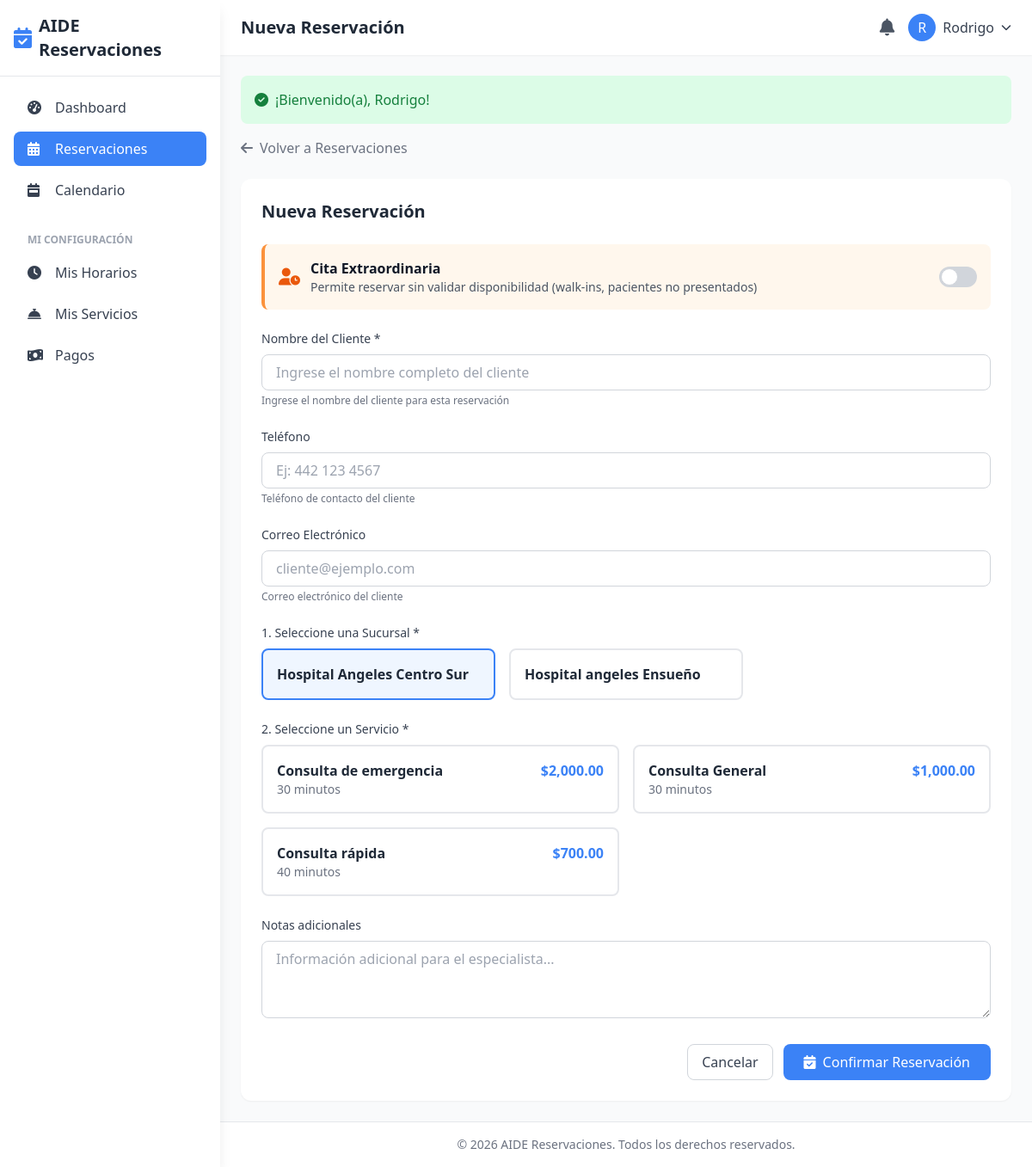
The app's page /reservaciones/nueva (signed in), older data.
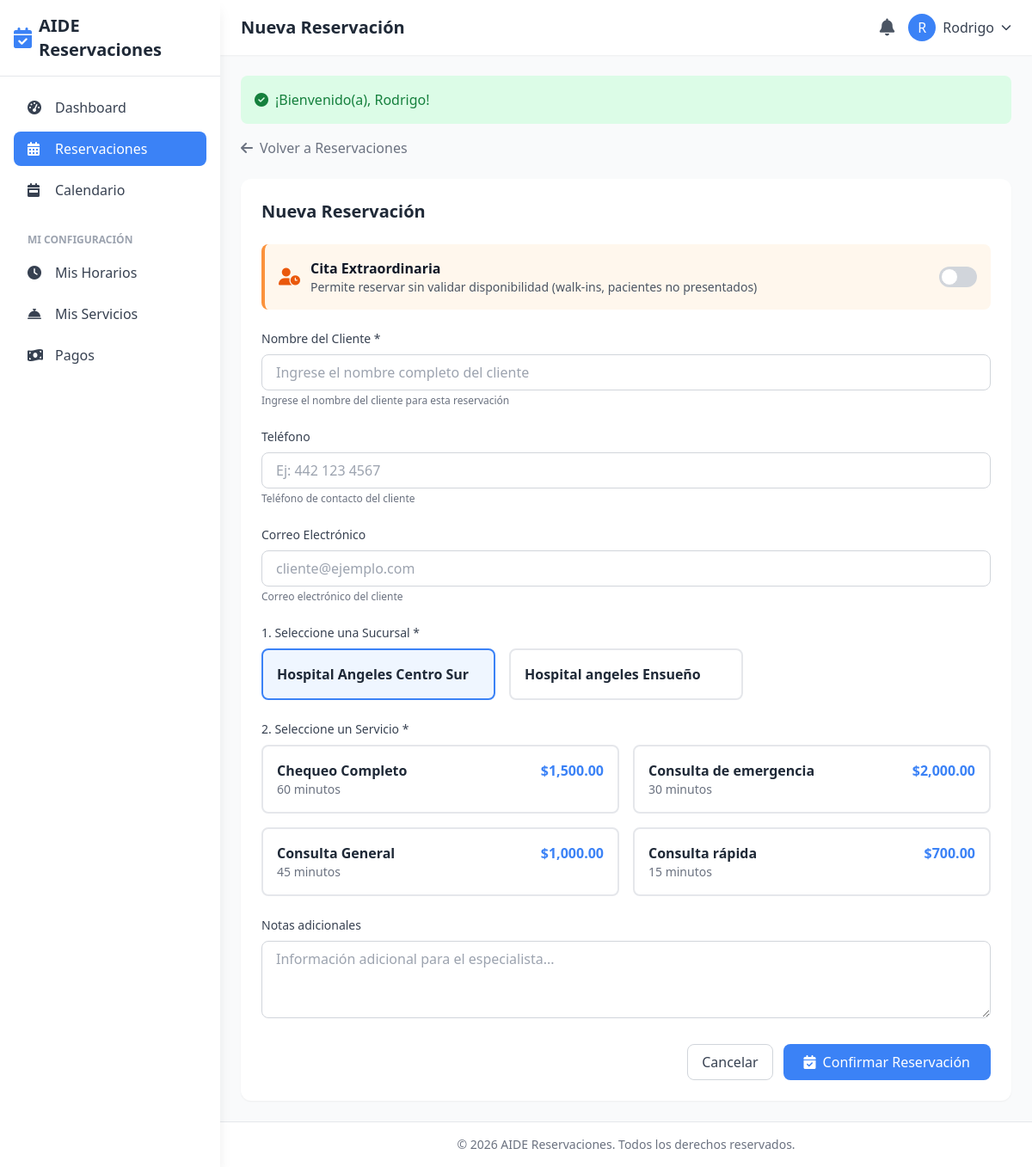
The same page, newer data.
### tables this page shows
CREATE TABLE `especialistas` (
  `id` int(11) NOT NULL,
  `usuario_id` int(11) NOT NULL,
  `sucursal_id` int(11) NOT NULL,
  `profesion` varchar(100) DEFAULT NULL,
  `especialidad` varchar(150) DEFAULT NULL,
  `descripcion` text,
  `experiencia_anos` int(11) DEFAULT '0',
  `tarifa_base` decimal(10,2) DEFAULT '0.00',
  `duracion_cita_default` int(11) DEFAULT '30' COMMENT 'minutos',
  `calificacion_promedio` decimal(3,2) DEFAULT '0.00',
  `total_resenas` int(11) DEFAULT '0',
  `foto` varchar(255) DEFAULT NULL,
  `activo` tinyint(1) DEFAULT '1',
  `created_at` timestamp NOT NULL DEFAULT CURRENT_TIMESTAMP,
  `updated_at` timestamp NOT NULL DEFAULT CURRENT_TIMESTAMP ON UPDATE CURRENT_TIMESTAMP
);

CREATE TABLE `sucursales` (
  `id` int(11) NOT NULL,
  `nombre` varchar(150) NOT NULL,
  `direccion` text,
  `ciudad` varchar(100) DEFAULT NULL,
  `estado` varchar(100) DEFAULT NULL,
  `codigo_postal` varchar(10) DEFAULT NULL,
  `telefono` varchar(20) DEFAULT NULL,
  `email` varchar(150) DEFAULT NULL,
  `zona_horaria` varchar(50) DEFAULT 'America/Mexico_City',
  `horario_apertura` time DEFAULT '08:00:00',
  `horario_cierre` time DEFAULT '20:00:00',
  `dias_laborales` varchar(50) DEFAULT '1,2,3,4,5,6' COMMENT 'Días de la semana (1=Lunes, 7=Domingo)',
  `latitud` decimal(10,8) DEFAULT NULL,
  `longitud` decimal(11,8) DEFAULT NULL,
  `imagen` varchar(255) DEFAULT NULL,
  `activo` tinyint(1) DEFAULT '1',
  `created_at` timestamp NOT NULL DEFAULT CURRENT_TIMESTAMP,
  `updated_at` timestamp NOT NULL DEFAULT CURRENT_TIMESTAMP ON UPDATE CURRENT_TIMESTAMP,
  `color` varchar(7) DEFAULT '#3B82F6'
);

CREATE TABLE `especialistas_servicios` (
  `id` int(11) NOT NULL,
  `especialista_id` int(11) NOT NULL,
  `servicio_id` int(11) NOT NULL,
  `precio_personalizado` decimal(10,2) DEFAULT NULL,
  `duracion_personalizada` int(11) DEFAULT NULL,
  `activo` tinyint(1) DEFAULT '1',
  `visible_chatbot` tinyint(1) DEFAULT '1',
  `es_emergencia` tinyint(1) DEFAULT '0' COMMENT '1 si el servicio solo está disponible en horarios de emergencia, 0 si está disponible en horarios normales'
);

CREATE TABLE `servicios` (
  `id` int(11) NOT NULL,
  `categoria_id` int(11) NOT NULL,
  `nombre` varchar(150) NOT NULL,
  `descripcion` text,
  `duracion_minutos` int(11) DEFAULT '30',
  `precio` decimal(10,2) DEFAULT '0.00',
  `precio_oferta` decimal(10,2) DEFAULT NULL,
  `imagen` varchar(255) DEFAULT NULL,
  `activo` tinyint(1) DEFAULT '1',
  `created_at` timestamp NOT NULL DEFAULT CURRENT_TIMESTAMP,
  `updated_at` timestamp NOT NULL DEFAULT CURRENT_TIMESTAMP ON UPDATE CURRENT_TIMESTAMP
);

### app/controllers/ReservationController.php (called while the page is built, shortened)
<?php
require_once __DIR__ . '/BaseController.php';
class ReservationController extends BaseController {
    public function create() {
        $user = currentUser();
        $error = '';
        $branches = [];
        $currentSpecialistId = null;
        $currentSpecialistBranchId = null;
        if ($user['rol_id'] == ROLE_SPECIALIST) {
            $specialistRecords = $this->db->fetchAll(
                "SELECT e.id, e.sucursal_id, s.nombre, s.direccion
                 FROM especialistas e
                 JOIN sucursales s ON e.sucursal_id = s.id
                 WHERE e.usuario_id = ? AND e.activo = 1
                 ORDER BY s.nombre",
                [$user['id']]
            );
            foreach ($specialistRecords as $record) {
                $branches[] = [
                    'id' => $record['sucursal_id'],
                    'nombre' => $record['nombre'],
                    'direccion' => $record['direccion']
                ];
            }
            if (!empty($specialistRecords)) {
                $currentSpecialistBranchId = $specialistRecords[0]['sucursal_id'];
                $currentSpecialistId = $specialistRecords[0]['id'];
            }
            $branchSpecialistMap = [];
            foreach ($specialistRecords as $record) {
                $branchSpecialistMap[$record['sucursal_id']] = $record['id'];
            }
        } else {
            $branches = $this->db->fetchAll("SELECT id, nombre, direccion FROM sucursales WHERE activo = 1 ORDER BY nombre");
        }
        $clients = [];
        $step = $this->get('step') ?: 1;
        $sucursal_id = $this->get('sucursal_id');
        $especialista_id = $this->get('especialista_id');
        $servicio_id = $this->get('servicio_id');
        $fecha = $this->get('fecha');
        $specialists = [];
        $services = [];
        $availableSlots = [];
        if ($user['rol_id'] == ROLE_SPECIALIST && $currentSpecialistId) {
            $especialista_id = $currentSpecialistId;
            $services = $this->db->fetchAll(
                "SELECT s.*, es.precio_personalizado, es.duracion_personalizada,
                 COALESCE(es.precio_personalizado, s.precio) as precio,
                 COALESCE(es.duracion_personalizada, s.duracion_minutos) as duracion_minutos
                 FROM servicios s
                 JOIN especialistas_servicios es ON s.id = es.servicio_id
                 WHERE es.especialista_id = ? AND s.activo = 1 AND es.activo = 1
                 ORDER BY s.nombre",
                [$especialista_id]
            );
        }
        $this->render('reservations/create', [
            'title' => 'Nueva Reservación',
            'branches' => $branches,
            'clients' => $clients,
            'specialists' => $specialists,
            'services' => $services,
            'availableSlots' => $availableSlots,
            'step' => $step,
            'selectedBranch' => $sucursal_id ?: $currentSpecialistBranchId,
            'selectedSpecialist' => $especialista_id,
            'selectedService' => $servicio_id,
            'selectedDate' => $fecha,
            'currentSpecialistId' => $currentSpecialistId,
            'branchSpecialistMap' => $branchSpecialistMap ?? [],
            'user' => $user,
            'error' => $error
        ]);
    }
}

### helpers/functions.php (called while the page is built, shortened)
<?php
function url($path = '') {
    return BASE_URL . '/' . ltrim($path, '/');
}
function e($text) {
    return htmlspecialchars($text ?? '', ENT_QUOTES, 'UTF-8');
}
function isLoggedIn() {
    return isset($_SESSION['user_id']);
}
function currentUser() {
    if (isLoggedIn()) {
        return $_SESSION['user'] ?? null;
    }
    return null;
}
function formatMoney($amount) {
    return '$' . number_format($amount, 2);
}

### config/database.php (called while the page is built, shortened)
<?php
class Database {
    private static $instance = null;
    private $connection;
    private function __construct() {
        try {
            $dsn = "mysql:host=" . DB_HOST . ";dbname=" . DB_NAME . ";charset=" . DB_CHARSET;
            $options = [
                PDO::ATTR_ERRMODE => PDO::ERRMODE_EXCEPTION,
                PDO::ATTR_DEFAULT_FETCH_MODE => PDO::FETCH_ASSOC,
                PDO::ATTR_EMULATE_PREPARES => false,
            ];
            $this->connection = new PDO($dsn, DB_USER, DB_PASS, $options);
            $this->connection->exec("SET NAMES utf8mb4");
            $this->connection->exec("SET CHARACTER SET utf8mb4");
        } catch (PDOException $e) {
            die("Error de conexión a la base de datos: " . $e->getMessage());
        }
    }
    public static function getInstance() {
        if (self::$instance === null) {
            self::$instance = new self();
        }
        return self::$instance;
    }
    public function query($sql, $params = []) {
        $stmt = $this->connection->prepare($sql);
        $stmt->execute($params);
        return $stmt;
    }
    public function fetchAll($sql, $params = []) {
        return $this->query($sql, $params)->fetchAll();
    }
}

### app/views/reservations/create.php (the view, shortened to what the changed rows need)
<div class="max-w-4xl mx-auto">
    <div class="bg-white rounded-xl shadow-sm p-6">
        <h2 class="text-xl font-bold text-gray-800 mb-6">Nueva Reservaci&oacute;n</h2>
        <form method="POST" action="<?= url('/reservaciones/nueva') ?>" id="reservationForm">
            <?php if ($user['rol_id'] == ROLE_SPECIALIST): ?>
            <div class="mb-6">
                <?php if (count($branches) == 1): ?>
                <input type="hidden" name="sucursal_id" value="<?= $branches[0]['id'] ?>">
                <div class="p-4 bg-blue-50 border border-blue-200 rounded-lg">
                    <h4 class="font-semibold text-gray-800"><i class="fas fa-building mr-2 text-blue-600"></i><?= e($branches[0]['nombre']) ?></h4>
                    <?php if (!empty($branches[0]['direccion'])): ?>
                    <p class="text-sm text-gray-600 mt-1"><?= e($branches[0]['direccion']) ?></p>
                    <?php endif; ?>
                </div>
                <?php else: ?>
                <div class="grid grid-cols-1 md:grid-cols-3 gap-4">
                    <?php foreach ($branches as $branch): ?>
                    <label class="relative">
                        <div class="p-4 border-2 rounded-lg cursor-pointer peer-checked:border-primary peer-checked:bg-blue-50 hover:border-gray-400">
                            <h4 class="font-semibold text-gray-800"><?= e($branch['nombre']) ?></h4>
                        </div>
                    </label>
                    <?php endforeach; ?>
                </div>
                <?php endif; ?>
            </div>
            <?php endif; ?>
            <div class="mb-6" id="serviceSection" style="<?= empty($services) ? 'display:none' : '' ?>">
                <div class="grid grid-cols-1 md:grid-cols-2 gap-4" id="serviceList">
                    <?php foreach ($services as $serv): ?>
                    <label class="relative">
                        <div class="p-4 border-2 rounded-lg cursor-pointer peer-checked:border-primary peer-checked:bg-blue-50 hover:border-gray-400">
                            <div class="flex justify-between items-start">
                                <div>
                                    <h4 class="font-semibold text-gray-800"><?= e($serv['nombre']) ?></h4>
                                    <p class="text-sm text-gray-500"><?= $serv['duracion_minutos'] ?> minutos</p>
                                </div>
                                <span class="text-primary font-bold"><?= formatMoney($serv['precio']) ?></span>
                            </div>
                        </div>
                    </label>
                    <?php endforeach; ?>
                </div>
            </div>
        </form>
    </div>
</div>

Row changes from the older to the newer data that the page shows:
added especialistas_servicios: servicio.nombre "Chequeo Completo", duracion_minutos "60", precio "$1,500.00"
computed for especialistas_servicios "Consulta General": duracion_minutos "30" → "45"
changed especialistas_servicios "Consulta rápida": duracion_minutos "40" → "15"
